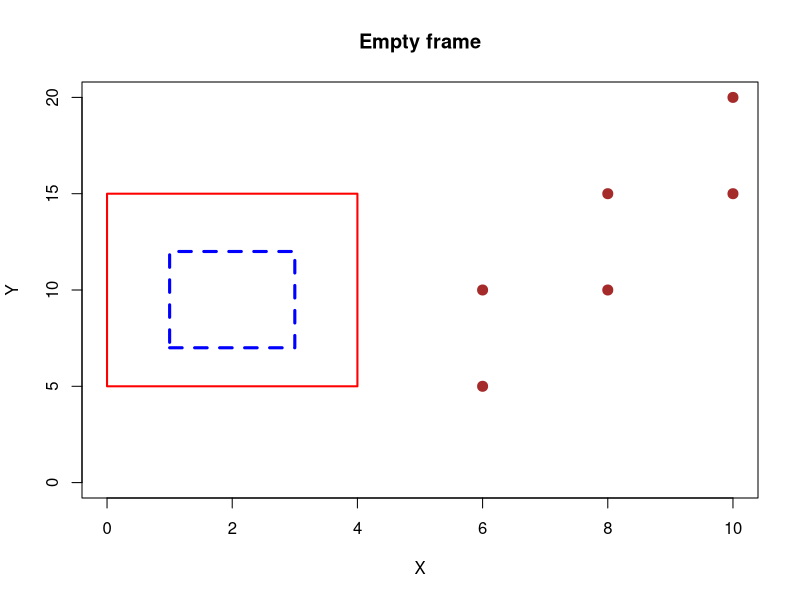
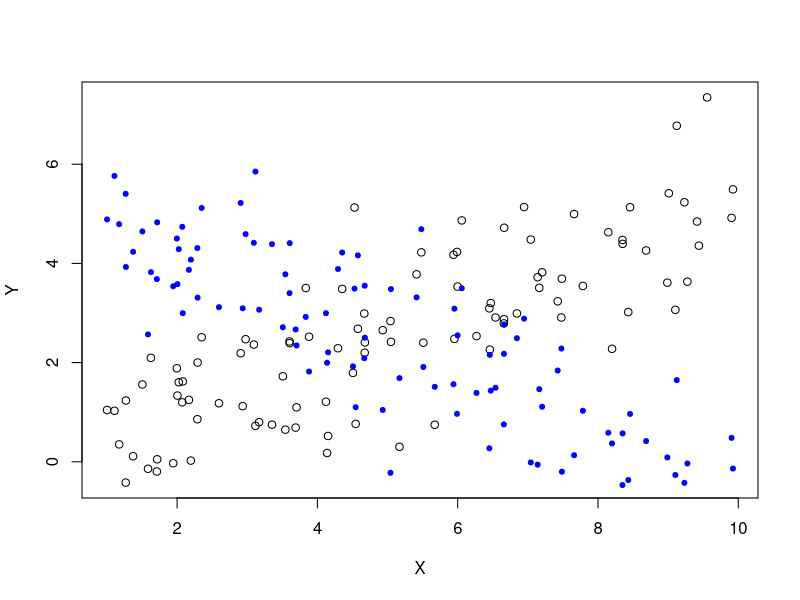
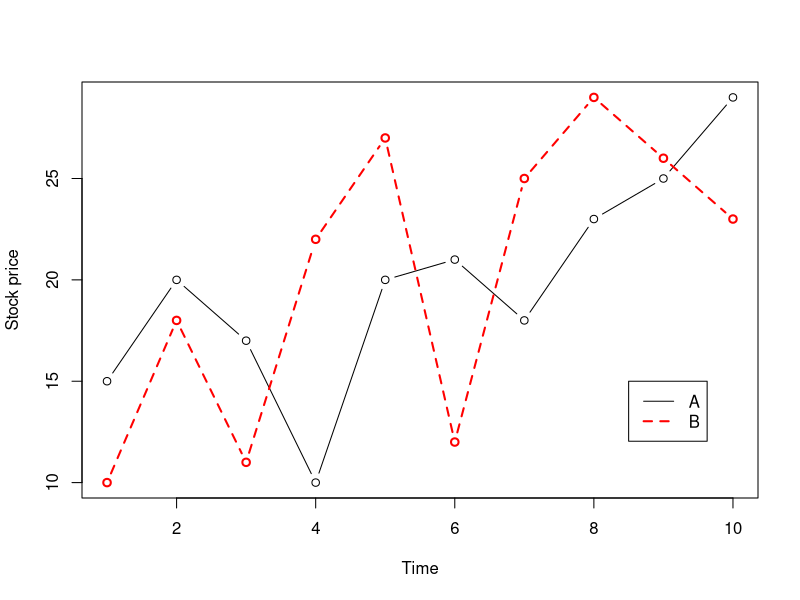
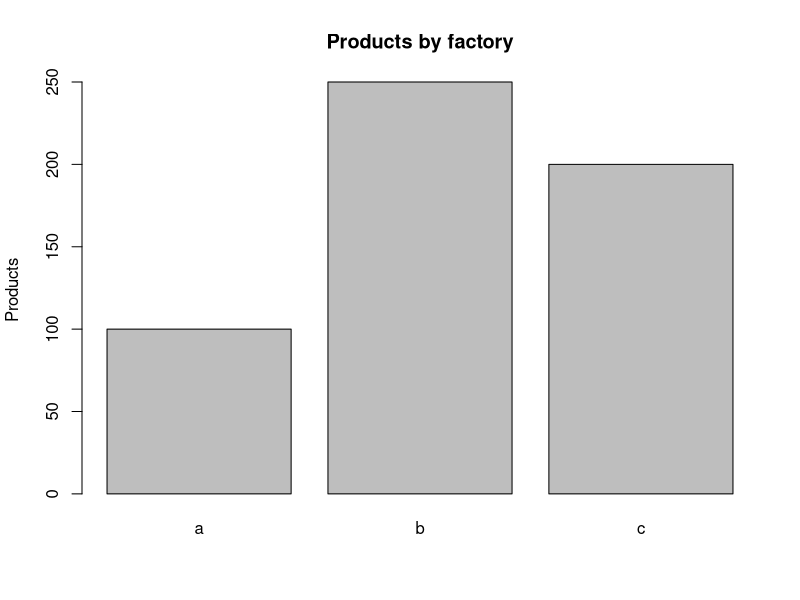
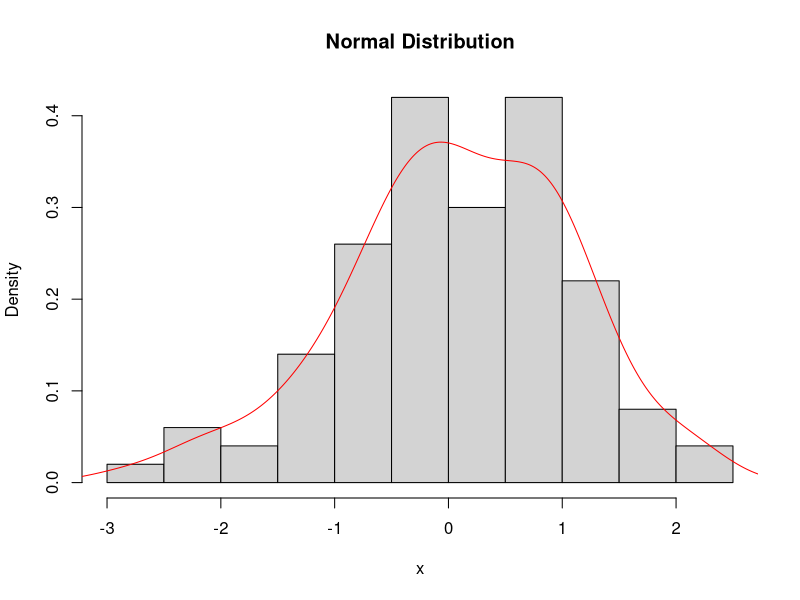
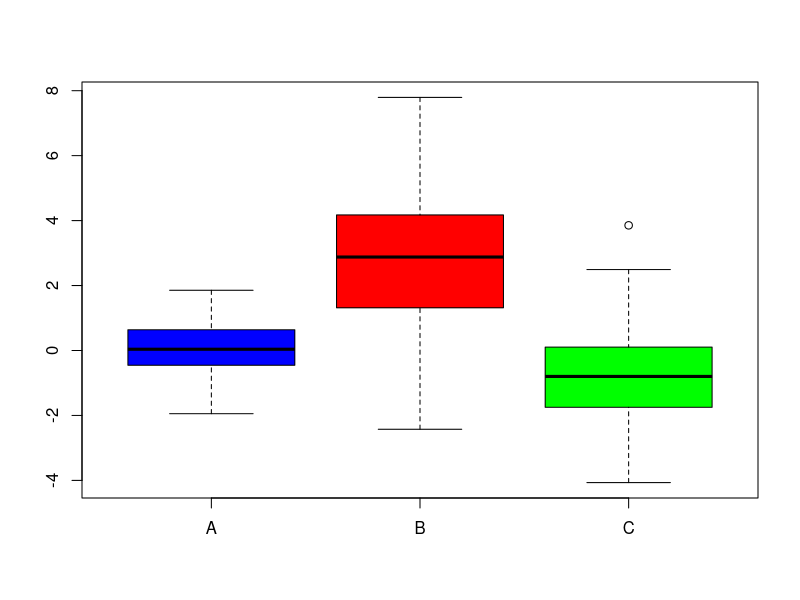
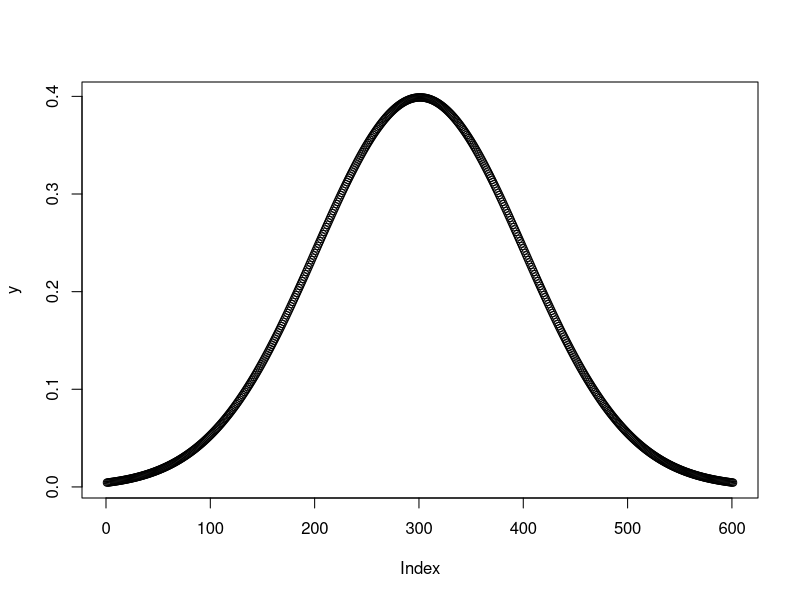
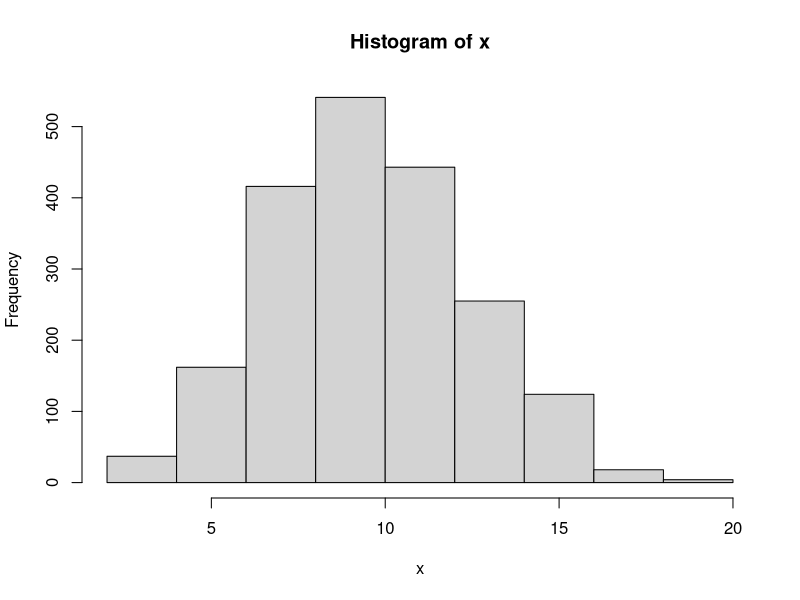

These figures' R source, in order:
## ---- chunk 1
knitr::opts_chunk$set(echo = TRUE)
## ---- chunk 2
print('R')
cat('gogo')
## ---- chunk 3
setwd("C:/Users/Namtaek/Desktop/Studyroom_SungKyun/Statistical_Data_Analysis_21_01/Week2")
## ---- chunk 4
3 + 8 # 더하기
3 - 1 # 빼기
3 * 4 # 곱하기
4/2 # 나누기
5%%3  # 나머지
5%/%3 # 몫
## ---- chunk 5
x = 3; x
y <- 3; y
z = x+y;z

ch = 'hello world'
ch
## ---- chunk 6
x = c(1, 3, 6, 10); x
x + 0.2
x[1]
x[3]
## ---- chunk 7
c
q
## ---- chunk 8
a1 = c(1, 2, 3)
a1
is.numeric(a1)
typeof(a1)
class(a1)
## ---- chunk 9
b1 = c('a', 'b', '3')
b1
is.character(b1)
typeof(b1)
class(b1)
## ---- chunk 10
b2 = c('1', '2', '5')
as.numeric(b2)
as.character(a1)
## ---- chunk 11
c1 = c('a', 'b', 'a', 'a', 'b')
c1 = factor(c1) # as.factor(c1) 도 가능
c1
levels(c1)  # 팩터 레벨을 확인
is.factor(c1)
typeof(c1) # R을 팩터를 문자+수치 둘다로서 인식하는 느낌이 있다. 조금 복잡한것이 특성
class(c1)
## ---- chunk 12
c2 = c('11', '9', '9', '11', '5', '11', '11')
c2 = as.factor(c2); c2
as.numeric(c2)
## ---- chunk 13
as.numeric(as.character(c2))
## ---- chunk 14
c(T, TRUE, F, FALSE)
d1 = TRUE; d1
d2 = 'TRUE'; d2
'a' == 'a'
'a' != 'b'
## ---- chunk 15
NA
e1 = c(1, 3, NA, 6); e1
is.na(e1)

e1 = NULL; e1
0/0
## ---- chunk 16
rm(list = ls())
## ---- chunk 17
x = c(1, 5, 3, 12, 52)
length(x) # 벡터의 길이
x[1:5] # 인덱싱
x = c(x[1:3], 153, x[5]); x
x > 3
names(x) = c('g', 'b', 'a', 'b', 'c')
x
## ---- chunk 18
seq(from = -2, to = 3, by = 1) # -2에서 3까지 1 간격으로 생성, seq는 sequence를 말한다.
rep(c(1,3), 3) # rep은 repeat를 말한다.
rep(c(1,3), each = 3)
## ---- chunk 19
x = c(1, 3, 5, 7); y = c(1, 3, 5); z = c(1, 3)
x + z # 배수관계면 알아서 더해준다! 이렇게 어느정도 봐주는게 R의 특징
## ---- chunk 20
x = c(1,2,3,4)
sum(x); mean(x)
## ---- chunk 21
x = c(x, NA)
mean(x)
mean(x, na.rm = T)
## ---- chunk 22
x = c(1, 2, 3, NULL, 4)
x
sum(x)
## ---- chunk 23
matrix(nrow = 2, ncol = 3)
x = 1:12
matrix(x, nrow = 3, ncol = 4) # default : byrow = F
matrix(x, nrow = 3, ncol = 4, byrow = T)
## ---- chunk 24
A = matrix(x, nrow = 3, ncol = 4)
length(A)
dim(A)  # row - column
## ---- chunk 25
A = matrix(1:4, 2, 2)
B = matrix(2:5, 2, 2)
A*B
A%*%B
t(A)
eigen(A)
## ---- chunk 26
A = matrix(1:20, nrow = 5, ncol = 4)
rownames(A)
rownames(A) = c('a', 'b', 'c', 'd', 'e')
colnames(A) = c('a', 'b', 'c', 'd')
A[1:2, 3:4] # 숫자로 인덱싱하기
A[1:2, c('a', 'c')]  # 이름으로 인덱싱하기

## ---- chunk 27
A = matrix(1:20, nrow = 5, ncol = 4); A
apply(A, 1, sum) # 1이면 열 별로 연산
apply(A, 2, mean, na.rm = T) # 2이면 행별로 연산
# 함수자리에는 직접 함수를 지정할 수 있고, 함수의 인자가 추가적으로 있을 경우 뒤에 붙여 쓰면 된다.
## ---- chunk 28
x = c(1, 3, 5)
y = matrix(1:9, 3, 3)
rbind(x,y)
cbind(x,y)
## ---- chunk 29
name = c('Kim', 'Park', 'Lee')
age = c(25, 23, 21)
male = c(T, F, T)
X = data.frame(name, age, male, stringsAsFactors = F) # character를 factor로 처리할건지. default는 R 4.0부터 F
X
cbind(name, age, male) # 행렬은 각각의 형태를 캐릭터로 통일해버렸다.
## ---- chunk 30
str(X)
summary(X)
dim(X)
## ---- chunk 31
X[1] # 데이터프레임
X[1:2] # 데이터프레임
X[[1]] # 벡터
## ---- chunk 32
X[, 1:2]
X[1:2, ]
# 숫자로 인덱싱하는 것에는 차이가 없다.

X$name # 열 이름을 인덱싱하는것이 편리하다.
X$name = c('Tim', 'Lee', 'Lim')
X
## ---- chunk 33
X = data.frame(x1 = c(6, 3, NA, 3, NA), x2 = 1:5, x3 = 7:11)
complete.cases(X)
X[complete.cases(X), ] # 결측값이 있는 행 제거
X[is.na(X)] = 0; X # 결측값을 0으로 대체
## ---- chunk 34
data = mtcars
colnames(data)
# 우리가 mpg가 25이상, gear가 4단 이상인 자동차의 정보를 얻고 싶다면?
(data$mpg >= 25) & (data$gear >= 4)
data[(data$mpg >= 25) & (data$gear >= 4), ]
## ---- chunk 35
average = function(x) {
  value = sum(x) / length(x)
  return(value) # return이 존재해야하는 경우가 대부분
}
y = c(1, 2, 3, 4, 5)
average(y)
## ---- chunk 36
x = c(5, 6, 10, 7, 12)
z = NULL
for (k in x){
  z = c(z, k+3)
}
z
## ---- chunk 37
z <- NULL
for (k in x) {
  z <- c(z, k + 3)
  if (k >= 10) break
}
z
## ---- chunk 38
z <- NULL
for (k in x) {
  if (k >= 10) next
  z <- c(z, k + 3)
}
z
## ---- chunk 39
x <- 0
while (x < 5){
  x <- x + 1
}
x
## ---- chunk 40
x <- 0
while (x < 5){
  x <- x + 1
  if (x > 3) break
}
x
## ---- chunk 41
x <- 0
repeat {
  x <- x + 1
  if (x >= 5) break
}
x
## ---- chunk 42
r <- 3
if (r==4) {
  x <- 1
} else {
  x <- 3
  y <- 5
}
x
y
## ---- chunk 43
r <- 3
if (r==4) {
  x <- 1
} else if (r == 3) {
  x <- 3
  y <- 5
} else {
  x = 7
}
x
y
## ---- chunk 44
ifelse(c(3, 5, 7, 9, 11) > 3, 'a', 'b')
## ---- chunk 45
ifelse(c(3, 5, 7, 9, 11) > 7, 'a', ifelse(c(3, 5, 7, 9, 11) > 4, 'b', 'c'))
## ---- chunk 46
plot(c(0, 10), c(0, 20), type = "n", xlab = "X", ylab = "Y", 
     main = "Empty frame")
points(c(6, 8, 10, 6, 8, 10), c(5, 10, 15, 10, 15, 20), 
       col = "brown", cex = 2, pch = 20)
lines(c(0, 4, 4, 0, 0), c(5, 5, 15, 15, 5), col = "red", lwd = 2)
lines(c(1, 3, 3, 1, 1), c(7, 7, 12, 12, 7), col = "blue", lwd = 3, lty = 2)
## ---- chunk 47
n <- 100
x <- runif(n, 1, 10)
y1 <- 0.5 * x + rnorm(n)
y2 <- 5 - 0.5 * x + rnorm(n)
plot(x, y1, xlab = "X", ylab = "Y")
points(x, y2, col = "blue", pch = 20)
## ---- chunk 48
Time <- 1:10
stock1 <- c(15, 20, 17, 10, 20, 21, 18, 23, 25, 29)
stock2 <- c(10, 18, 11, 22, 27, 12, 25, 29, 26, 23)
plot(Time, stock1, type = "b", xlab = "Time", ylab = "Stock price")
lines(Time, stock2, type = "b", col = "red", lwd = 2, lty = 2)
legend(8.5, 15, c("A", "B"), col = c("black", "red"), 
       lty = c(1, 2), lwd = c(1, 2))
## ---- chunk 49
x <- c(100, 250, 200)
barplot(x, names.arg = c("a", "b", "c"), ylab = "Products", main = "Products by factory")
## ---- chunk 50
x <- rnorm(100)
hist(x, main = "Normal Distribution", freq = F)
lines(density(x), col = "red")
## ---- chunk 51
x <- rnorm(100)
y <- rnorm(100, mean = 3, sd = 2)
z <- rnorm(100, mean = -1, sd = 1.5)
boxplot(x, y, z, names = c("A", "B", "C"), col = c("blue", "red", "green"))
## ---- chunk 52
x <- c(6, 3, 4, 1, 5)
min(x)
max(x)
which.min(x)
## ---- chunk 53
x <- seq(from = -3, to = 3, by = 0.01)
y <- dnorm(x, mean = 0, sd = 1, log = FALSE)
plot(y)
## ---- chunk 54
x <- rbinom(2000, size = 50, prob = 1/5)
mean(x)
hist(x)
pbinom(2, 10, 0.3) - pbinom(1, 10, 0.3) # P(X <= 2) - P(X <= 1) == P(X == 2)
## ---- chunk 55
qnorm(0.975, 0, 1)
pnorm(1.645, 0, 1)
